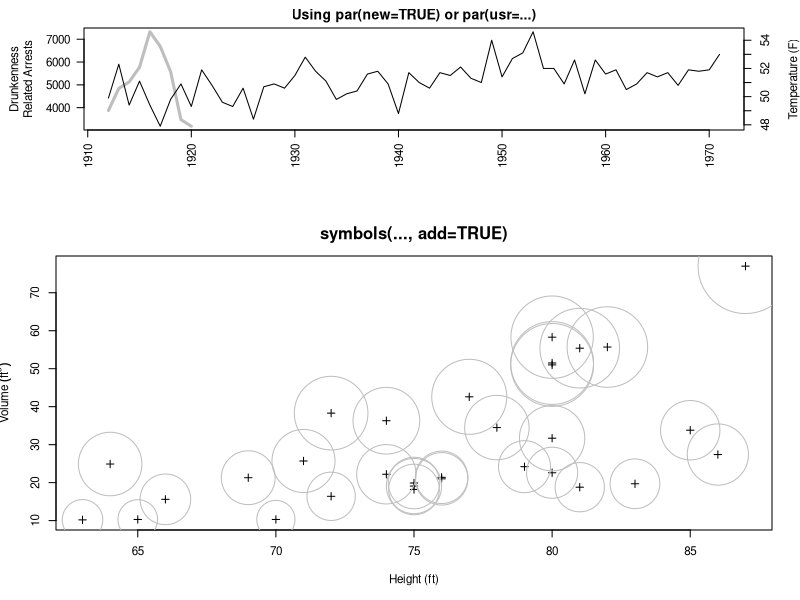

Reproduce this figure in R.
layout(matrix(1:2, ncol=1), heights=1:2/6.5)
par(cex=0.7)
drunkenness <- ts(c(3875, 4846, 5128, 5773, 7327, 
                    6688, 5582, 3473, 3186,
                    rep(NA, 51)),
                  start=1912, end=1971)

# Have to copy-and-paste to shrink the mtext text (arggh!)
par(mar=c(5, 6, 2, 4))
plot(drunkenness, lwd=3, col="gray", ann=FALSE, las=2)
mtext("Drunkenness\nRelated Arrests", side=2, line=3.5, cex=0.7)
par(new=TRUE)
plot(nhtemp, ann=FALSE, axes=FALSE)
mtext("Temperature (F)", side=4, line=3, cex=0.7)
title("Using par(new=TRUE) or par(usr=...)")
axis(4)

par(mar=c(5, 4, 4, 2))
with(trees, 
     {
       plot(Height, Volume, pch=3,
            xlab="Height (ft)", 
            ylab=expression(paste("Volume ", (ft^3))))
       symbols(Height, Volume, circles=Girth/12, 
               fg="gray", inches=FALSE, add=TRUE)
     })

mtext("symbols(..., add=TRUE)", font=2, side=3, line=1)
